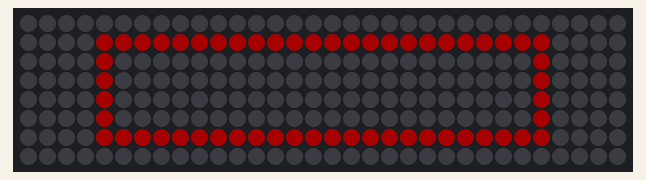
A sketch run on a simulated Arduino Uno, built with avr-gcc and run on an emulated ATmega328P. Parts: 32×8 RGB LED matrix (first LED top left, wired row by row). Dim RGB values are drawn brighter than linear; random numbers use the default seed unless the sketch sets one; what the sketch prints to the serial monitor is not drawn.

Above: at 1.02 s.
At 1.38 s:
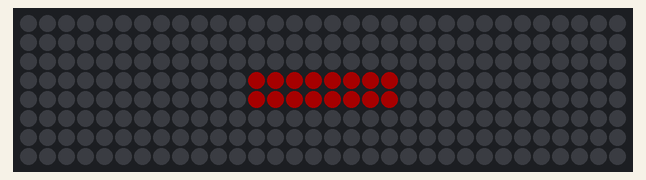

The sketch:

flex_primatives.ino
```cpp
// Adafruit_NeoMatrix example for single NeoPixel Shield.

#include <Adafruit_GFX.h>
#include <Adafruit_NeoMatrix.h>
#include <Adafruit_NeoPixel.h>

#define LED_PIN 6
#define MATRIX_ROWS 8
#define MATRIX_COLUMNS 32

// MATRIX DECLARATION:
// Parameter 1 = width of NeoPixel matrix
// Parameter 2 = height of matrix
// Parameter 3 = pin number (most are valid)
// Parameter 4 = matrix layout flags, add together as needed:
//   NEO_MATRIX_TOP, NEO_MATRIX_BOTTOM, NEO_MATRIX_LEFT, NEO_MATRIX_RIGHT:
//     Position of the FIRST LED in the matrix; pick two, e.g.
//     NEO_MATRIX_TOP + NEO_MATRIX_LEFT for the top-left corner.
//   NEO_MATRIX_ROWS, NEO_MATRIX_COLUMNS: LEDs are arranged in horizontal
//     rows or in vertical columns, respectively; pick one or the other.
//   NEO_MATRIX_PROGRESSIVE, NEO_MATRIX_ZIGZAG: all rows/columns proceed
//     in the same order, or alternate lines reverse direction; pick one.
//   See example below for these values in action.
// Parameter 5 = pixel type flags, add together as needed:
//   NEO_KHZ800  800 KHz bitstream (most NeoPixel products w/WS2812 LEDs)
//   NEO_KHZ400  400 KHz (classic 'v1' (not v2) FLORA pixels, WS2811 drivers)
//   NEO_GRB     Pixels are wired for GRB bitstream (most NeoPixel products)
//   NEO_GRBW    Pixels are wired for GRBW bitstream (RGB+W NeoPixel products)
//   NEO_RGB     Pixels are wired for RGB bitstream (v1 FLORA pixels, not v2)

Adafruit_NeoMatrix matrix = Adafruit_NeoMatrix(MATRIX_COLUMNS, MATRIX_ROWS, LED_PIN,
  NEO_MATRIX_BOTTOM     + NEO_MATRIX_RIGHT +
  NEO_MATRIX_COLUMNS + NEO_MATRIX_ZIGZAG,
  NEO_GRB            + NEO_KHZ800);

const uint16_t colors[] = {
  matrix.Color(255, 0, 0), matrix.Color(0, 255, 0), matrix.Color(0, 0, 255) };

#define NUM_RAINBOW_COLORS 32
uint16_t rainbow[NUM_RAINBOW_COLORS];

typedef enum
{
  DISPLAY_TEXT,
  DISPLAY_RECTANGLES,
  DISPLAY_RAINBOW,
  DISPLAY_DROPS
} display_mode_type;

display_mode_type display_mode=DISPLAY_RECTANGLES;

void init_rainbow()
{
  int r=255;
  int g=0;
  int b=0;
  int step_size = 256/(NUM_RAINBOW_COLORS/2);
  int i;

  //walk from r to g
  for (i = 0; i < NUM_RAINBOW_COLORS/2; i++)
  {
    rainbow[i]=matrix.Color(r,g,b);

    Serial.print(i);
    Serial.print(" -> r:");
    Serial.print(r);
    Serial.print(" g:");
    Serial.print(g);
    Serial.print(" b:");
    Serial.println(b);

    r=r-step_size;
    g=g+step_size;
  }

  r=0;   // rounding error from last math...
  g=255;

  //now walk from g to b
  for (;i<NUM_RAINBOW_COLORS;i++)
  {
    rainbow[i]=matrix.Color(r,g,b);
    Serial.print(i);
    Serial.print(" -> r:");
    Serial.print(r);
    Serial.print(" g:");
    Serial.print(g);
    Serial.print(" b:");
    Serial.println(b);
    g = g-step_size;
    b = b+step_size;
  }
}

typedef struct
{
  bool     active;
  int      center_x;
  int      center_y;
  int      radius;
  uint32_t color;
} drop_data_type;

#define NUM_DROPS 1
drop_data_type drops[NUM_DROPS];
#define MAX_DROP_RADIUS 3

void init_drops( void )
{
  int i;

  for (i=0;i<NUM_DROPS;i++)
  {
    drops[i].active = false;
  }
}

void display_drops( void )
{
  bool new_drop=false;
  int  i;

  // walk through the drops array, increasing the radius of any active drops.  If any
  //   are too big, mark them as inactive.
  // if we have any inactive, make the FIRST active (so we're only adding one at a time)
  //    May change this in future to randomly decide to make one active

  for (i = 0; i < NUM_DROPS; i++)
  {
    if (drops[i].active)
    {
      if (drops[i].radius >= MAX_DROP_RADIUS)
      {
        //Serial.print("active drop ");
        //Serial.print(i);
        //Serial.println(" hit max radius");

        drops[i].active = false;
      }
      else
      {
        drops[i].radius++;
        matrix.fillCircle(drops[i].center_x, drops[i].center_y,drops[i].radius,0);
        matrix.drawCircle(drops[i].center_x, drops[i].center_y,drops[i].radius,drops[i].color);
        matrix.show();
        //Serial.print("Increase radius of drop ");
        //Serial.print(i);
        //Serial.print(" now radius");
        //Serial.println(drops[i].radius);
      }
    }
    else if (!new_drop)
    {
      //Serial.print("New drop: ");
      //Serial.println(i);

      new_drop = true;
      drops[i].center_x = random(0,32);
      drops[i].center_y = random(0,8);
      drops[i].radius = 0;
      drops[i].color = rainbow[random(0,32)];
      drops[i].active = true;
    }


  }
  delay(100);
}

void display_rectangles( void )
{
  int x=0;
  int y=0;
  int x_jump=4;
  while (y < MATRIX_ROWS/2)
  {
    matrix.fillScreen(0);
    matrix.drawRect(x,y,MATRIX_COLUMNS-(2*x),MATRIX_ROWS-(2*y),matrix.Color(255,0,0));
    matrix.show();
    delay(100);
    y++;
    x=x+x_jump;
  }

  while (y > 0)
  {
    y--;
    x=x-x_jump;
    matrix.fillScreen(0);
    matrix.drawRect(x,y,MATRIX_COLUMNS-(2*x),MATRIX_ROWS-(2*y),matrix.Color(255,0,0));
    matrix.show();
    delay(100);


  }


}

void setup()
{
  Serial.begin(9600);

  matrix.begin();
  matrix.setTextWrap(false);
  matrix.setBrightness(40);
  matrix.setTextColor(colors[0]);
  matrix.fillScreen(0);
  init_rainbow();
  matrix.show();

  init_drops();

  Serial.println("Init complete");

}

int x    = matrix.width();

#define PIXELS_PER_CHAR 6
char message[]="Glenn Rules";

int pass = 0;

void loop()
{
  int message_pixels;

  Serial.println(display_mode);

  switch (display_mode)
  {

     case DISPLAY_TEXT:
       matrix.fillScreen(0);
       matrix.setCursor(x, 0);
       matrix.print(message);
       message_pixels = PIXELS_PER_CHAR * strlen(message);
       if(--x < -message_pixels)
       {
          x = matrix.width();
          if(++pass >= 3) pass = 0;
          matrix.setTextColor(colors[pass]);
       }
       matrix.show();
       delay(100);
       break;


     case DISPLAY_RECTANGLES:
       display_rectangles();
     break;

     case DISPLAY_RAINBOW:
       for (int i=0;i<NUM_RAINBOW_COLORS;i++)
       {
         matrix.drawLine(i,0,i,7,rainbow[i]);
       }
       matrix.show();
     break;

     case DISPLAY_DROPS:
       display_drops();
     break;

     default:
      Serial.println("Unknown mode!");
  }

}
```
